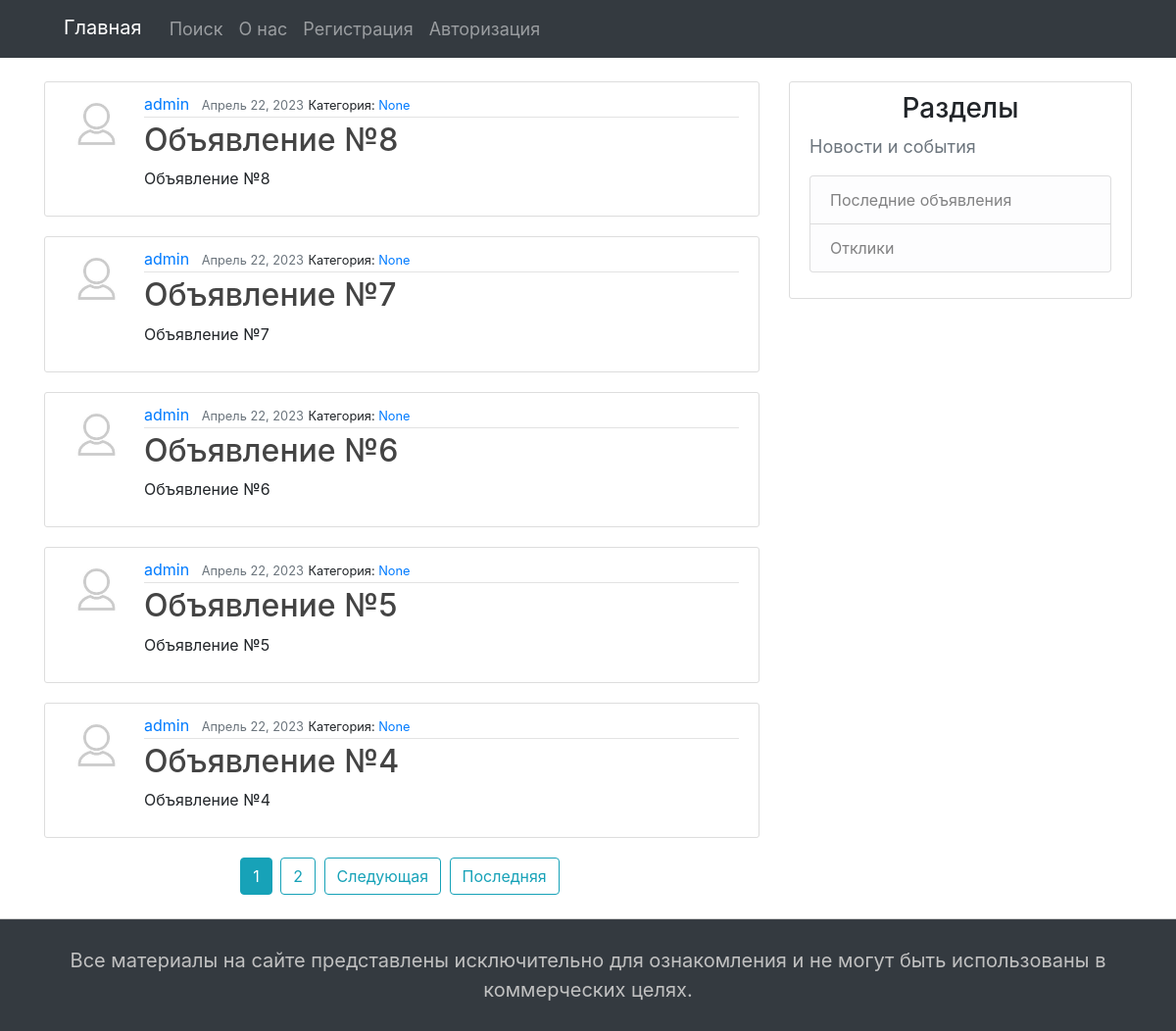
The page / on the database its author committed.
### MMORPG/models.py (models this page shows, shortened)
class Ad(models.Model):
    title = models.CharField(max_length=200)
    content = models.TextField()
    image = models.ImageField(upload_to="images/", blank=True)
    video = models.URLField(blank=True)
    author = models.ForeignKey(User, on_delete=models.CASCADE)
    created_at = models.DateTimeField(auto_now_add=True)
    updated_at = models.DateTimeField(auto_now=True)
    categories = models.ManyToManyField(Category)
    class Meta:
        verbose_name = "Объявление"
        verbose_name_plural = "Объявления"

### login/models.py (models this page shows, shortened)
class Profile(models.Model):
    user = models.OneToOneField(User, on_delete=models.CASCADE)
    image = models.ImageField(default='default.jpg', upload_to='profile_pics')
    class Meta:
        verbose_name = "Профиль"
        verbose_name_plural = "Профиль"

### MMORPG/views.py (the view)
# urls.py: path('', AdList.as_view()),
class AdList(ListView):
    model = Ad
    ordering = '-created_at'
    template_name = 'index.html'
    context_object_name = 'ad'
    paginate_by = 5

### Board/templates/index.html (shortened to what this page needs)
{% extends 'default.html' %}
{% block content %}
    {% for ad in ad %}
        <article class="media content-section">
          <img class="rounded-circle article-img" src="{{ ad.author.profile.image.url }}">
          <div class="media-body">
            <div class="article-metadata">
              <a class="mr-2" href="#">{{ ad.author }}</a>
              <small class="text-muted">{{ ad.created_at|date:"F d, Y" }}</small>
                <small>Категория:<a class="mr-2" href="#"> {{ ad.categories.name }}</a></small>
            </div>
            <h2><a class="article-title" href="{% url 'ad-detail' ad.id %}">{{ ad.title }}</a></h2>
            <p class="article-content">{{ ad.content }}</p>
          </div>
        </article>
    {% endfor %}
    <center>
        {% if is_paginated %}
      {% for num in page_obj.paginator.page_range %}
        {% if page_obj.number == num %}
          <a class="btn btn-info mb-4 mr-1" href="?page={{ num }}">{{ num }}</a>
        {% elif num > page_obj.number|add:'-3' and num < page_obj.number|add:'3' %}
          <a class="btn btn-outline-info mb-4 mr-1" href="?page={{ num }}">{{ num }}</a>
        {% endif %}
      {% endfor %}
      {% if page_obj.has_next %}
        <a class="btn btn-outline-info mb-4 mr-1" href="?page={{ page_obj.next_page_number }}">Следующая</a>
        <a class="btn btn-outline-info mb-4 mr-1" href="?page={{ page_obj.paginator.num_pages }}">Последняя</a>
      {% endif %}
    {% endif %}
        </center>
{% endblock content %}

### Board/templates/default.html (shortened to what this page needs)
<!DOCTYPE html>
<html lang="ru">
    <head>
        {% load static %}
        <link href="{% static 'css/main.css' %}" rel="stylesheet" />
        <link rel="stylesheet" href="https://maxcdn.bootstrapcdn.com/bootstrap/4.0.0/css/bootstrap.min.css">
    </head>
    <body>
        <nav class="navbar navbar-expand-lg navbar-dark bg-dark" style="font-size: 18px;">
            <div class="container">
                <a class="navbar-brand" href="/" style="margin: -3px 20px 0;">Главная</a>
                <div class="collapse navbar-collapse" id="navbarSupportedContent">
                    <ul class="navbar-nav ms-auto mb-2 mb-lg-0">
                        <li class="nav-item"><a class="nav-link" aria-current="page" href="/">Поиск</a></li>
                        <li class="nav-item"><a class="nav-link" href="/about/">О нас</a></li>
                        {% if request.user.is_authenticated %}
                        <li class="nav-item"><a class="nav-link" href="/profile/">Персональная страница пользователя: {{user.username}}</a></li>
                        {%else%}
                        <li class="nav-item"><a class="nav-link" href="/register/">Регистрация</a></li>
                        <li class="nav-item"><a class="nav-link" href="/login/">Авторизация</a></li>
                        {%endif%}
                </div>
            </div>
        </nav>
        <br>
<main role="main" class="container">
      <div class="row">
        <div class="col-md-8">
          {% block content %}{% endblock %}
        </div>
        <div class="col-md-4">
          <div class="content-section">
            <h3 style="text-align: center;">Разделы</h3>
            <p class='text-muted' style="font-size: 18px;">Новости и события
              <ul class="list-group">
                <li class="list-group-item list-group-item-light">Последние объявления</li>
                <li class="list-group-item list-group-item-light">Отклики</li>
              </ul>
            </p>
          </div>
        </div>
      </div>
    </main>
    <footer class="text-center" style="background-color: #343a40;">
      <p style="color: #c1c1c1; font-size: 20px;">Все материалы на сайте представлены исключительно для ознакомления и не могут быть использованы в коммерческих целях.</p>
    </footer>
    </body>
</html>

### static/css/main.css (style rules this page uses)
﻿body, html { width:100%; height:100% }
body { margin:0; padding:0; background: #fafafa; color: #333333; margin-top: 5rem; font-family:Roboto; }
h1, h2, h3, h4, h5, h6 { color: #444444; }
ul { margin: 0; }
.content-section { background: #ffffff; padding: 10px 20px; border: 1px solid #dddddd; border-radius: 3px; margin-bottom: 20px; }
.article-title { color: #444444; }
.article-content { white-space: pre-line; }
.article-img { height: 65px; width: 65px; margin-right: 16px; }
.article-metadata { padding-bottom: 1px; margin-bottom: 4px; border-bottom: 1px solid #e3e3e3 }
footer { position: sticky!important; top: 100%; padding-top:25px; padding-bottom:25px; border-top:1px solid #ddd; }
footer p { margin:2px; text-align:center; padding:0 40px; color:#fff; font-size:12px; }

### rows shown on the page
Ad: author.profile.image (placeholder picture), author "admin", created_at "Апрель 22, 2023", categories.name "None", title "Объявление №8", content "Объявление №8"
Ad: author.profile.image (placeholder picture), author "admin", created_at "Апрель 22, 2023", categories.name "None", title "Объявление №7", content "Объявление №7"
Ad: author.profile.image (placeholder picture), author "admin", created_at "Апрель 22, 2023", categories.name "None", title "Объявление №6", content "Объявление №6"
Ad: author.profile.image (placeholder picture), author "admin", created_at "Апрель 22, 2023", categories.name "None", title "Объявление №5", content "Объявление №5"
Ad: author.profile.image (placeholder picture), author "admin", created_at "Апрель 22, 2023", categories.name "None", title "Объявление №4", content "Объявление №4"

### other values the page prints
{{ num }} "1"
{{ num }} "2"
